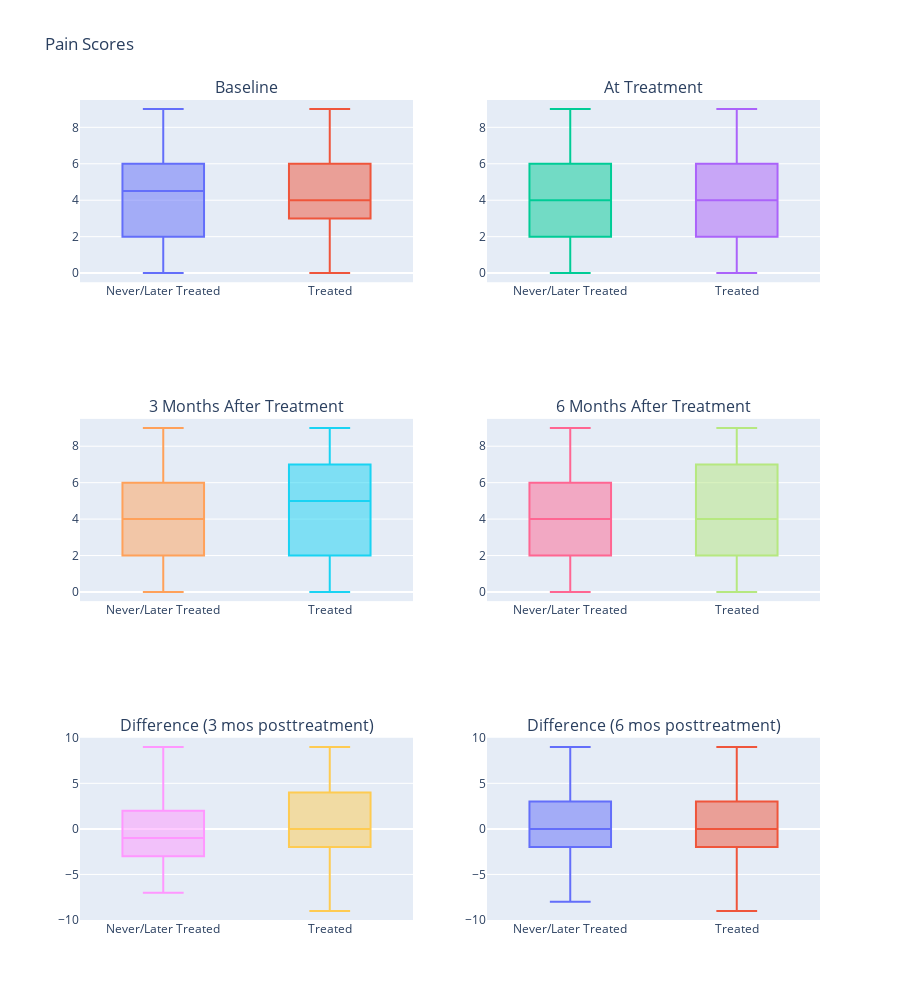
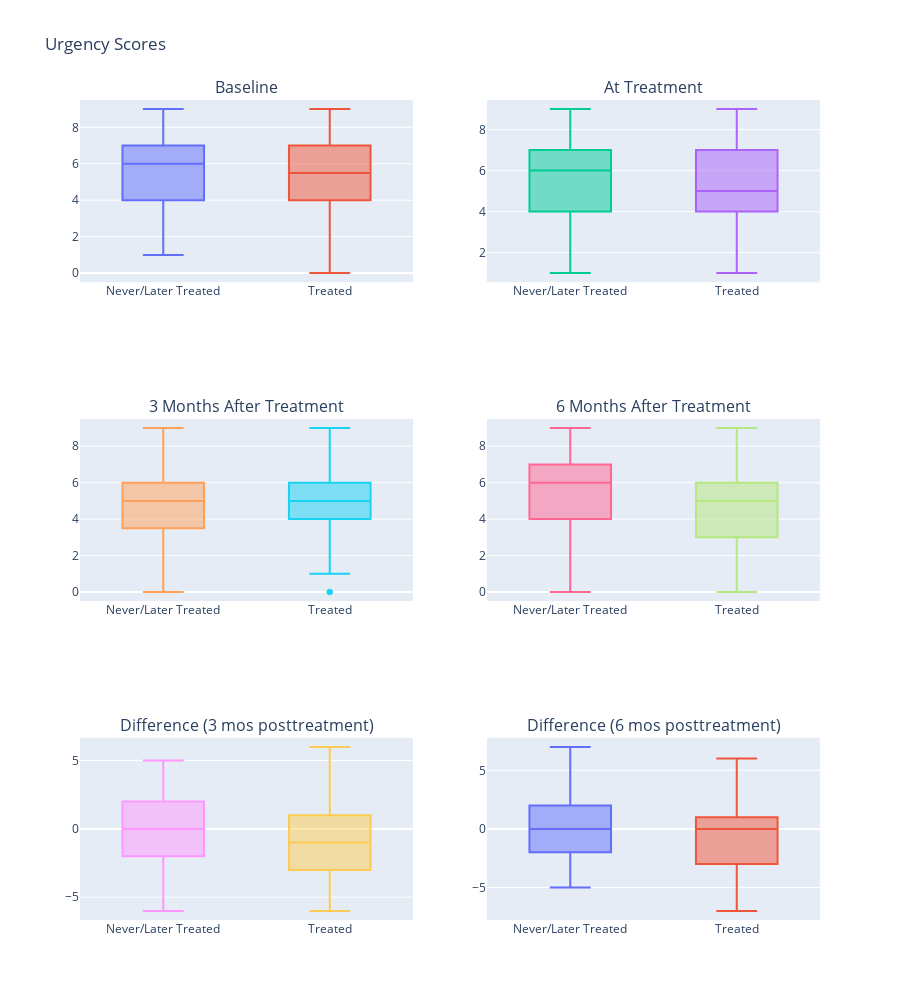
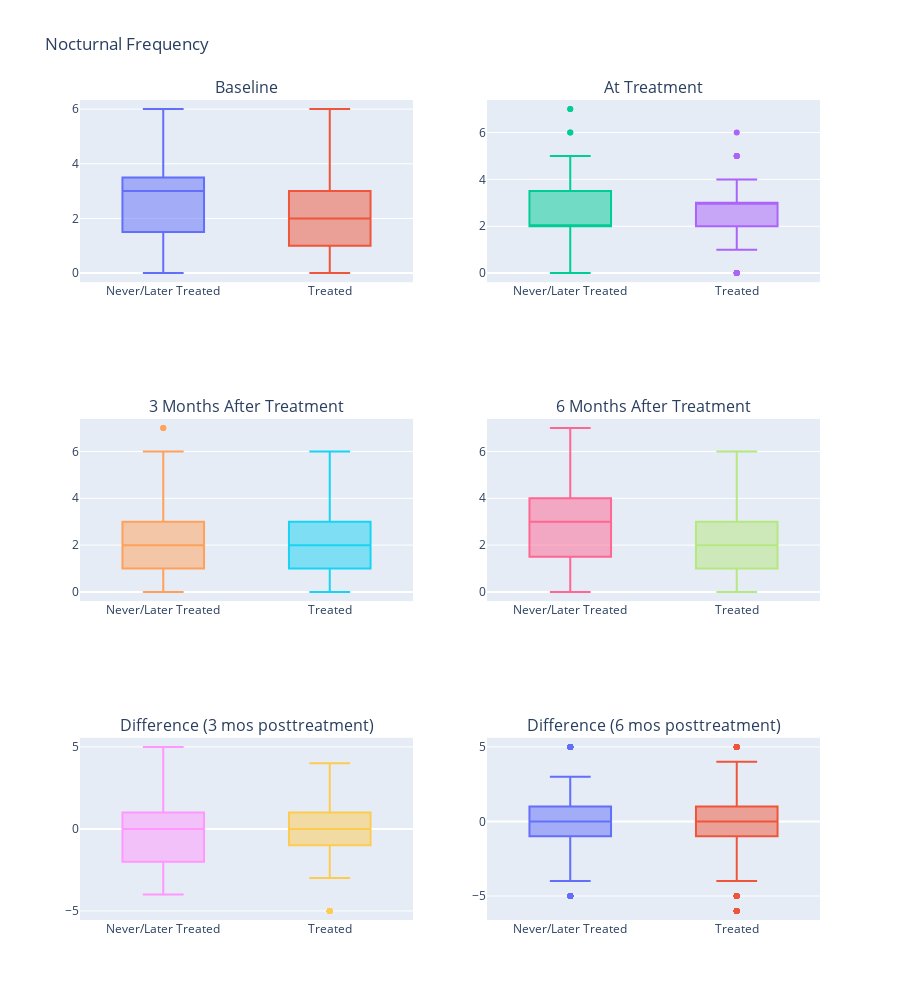

Source (notebook cell) for these figures, in order:
### Code cell
import plotly.graph_objects as go
from plotly.subplots import make_subplots


def boxplots(column: str, name: str):
    fig = make_subplots(
        len(data_collections) // 2,
        2,
        subplot_titles=[title for title in data_collections.keys()],
    )

    for i, (t, c) in enumerate(data_collections.values()):
        fig.add_trace(
            go.Box(y=c[column], name="Never/Later Treated"),
            row=i // 2 + 1,
            col=i % 2 + 1,
        )

        fig.add_trace(
            go.Box(y=t[column], name="Treated"),
            row=i // 2 + 1,
            col=i % 2 + 1,
        )

    fig.update_layout(title_text=name, showlegend=False, height=1000)

    fig.show()


boxplots("pain", "Pain Scores")
boxplots("urgency", "Urgency Scores")
boxplots("nocturnal frequency", "Nocturnal Frequency")

### Figure 1 — Plotly figure (JSON) as saved in the notebook; plotly's stock layout.template omitted (floating-point values rounded to 4 significant figures; data arrays with more than 128 entries replaced by an {"elided": "..."} marker saying what was removed)
{"data": [{"name": "Never/Later Treated", "type": "box", "xaxis": "x", "y": [3, 7, 2, 0, 5, 7, 5, 6, 7, 4, 6, 0, 5, 6, 6, 3, 3, 6, 4, 5, 3, 8, 4, 0, 5, 6, 8, 4, 1, 4, 5, 7, 8, 6, 1, 5, 0, 4, 8, 8, 4, 3, 2, 6, 6, 8, 5, 8, 0, 9, 9, 0, 7, 5, 2, 0, 2, 6, 7, 0, 2, 1, 4, 7, 3, 7, 5, 0, 4, 3, 0, 4, 8, 2, 9, 0, 9, 0, 2, 8, 1, 1, 9, 5, 3, 3, 5, 4, 6, 7, 4, 3, 7, 0, 5, 3, 6, 3, 6, 2], "yaxis": "y"}, {"name": "Treated", "type": "box", "xaxis": "x", "y": [3, 5, 7, 9, 7, 3, 5, 6, 4, 6, 2, 9, 4, 8, 4, 7, 3, 3, 0, 2, 1, 0, 8, 4, 8, 0, 4, 5, 4, 6, 6, 6, 4, 3, 2, 5, 8, 1, 3, 5, 3, 2, 7, 3, 4, 5, 3, 2, 5, 7, 0, 4, 0, 1, 2, 0, 4, 5, 1, 0, 7, 2, 4, 7, 3, 3, 8, 5, 4, 0, 8, 4, 8, 7, 7, 1, 6, 3, 7, 5, 3, 2, 6, 2, 3, 3, 7, 7, 5, 5, 7, 6, 2, 4, 5, 6, 9, 4, 3, 7], "yaxis": "y"}, {"name": "Never/Later Treated", "type": "box", "xaxis": "x2", "y": [1, 0, 5, 1, 6, 3, 5, 2, 5, 8, 9, 8, 4, 4, 6, 3, 0, 4, 7, 0, 5, 0, 4, 5, 8, 6, 6, 5, 0, 9, 7, 4, 0, 6, 2, 8, 3, 3, 0, 2, 6, 9, 2, 3, 6, 9, 4, 4, 3, 4, 4, 5, 5, 1, 5, 5, 3, 7, 0, 1, 7, 1, 5, 5, 5, 0, 8, 4, 2, 4, 7, 2, 6, 8, 5, 7, 1, 4, 9, 0, 8, 3, 0, 0, 2, 3, 6, 2, 9, 0, 8, 0, 2, 4, 4, 4, 1, 2, 4, 7], "yaxis": "y2"}, {"name": "Treated", "type": "box", "xaxis": "x2", "y": [6, 4, 1, 3, 4, 7, 8, 3, 4, 5, 6, 1, 2, 2, 4, 2, 0, 0, 2, 9, 2, 5, 4, 9, 5, 4, 7, 6, 7, 5, 3, 4, 6, 0, 7, 8, 0, 3, 4, 0, 3, 7, 6, 2, 2, 5, 9, 3, 9, 0, 0, 5, 7, 0, 3, 5, 6, 5, 7, 4, 0, 5, 3, 4, 9, 6, 5, 0, 8, 4, 2, 7, 6, 2, 5, 6, 5, 9, 0, 3, 1, 5, 1, 9, 3, 3, 4, 8, 6, 2, 7, 0, 7, 9, 4, 4, 3, 5, 6, 6], "yaxis": "y2"}, {"name": "Never/Later Treated", "type": "box", "xaxis": "x3", "y": [0, 6, 6, 5, 5, 0, 0, 3, 2, 2, 8, 4, 8, 5, 8, 8, 0, 0, 2, 4, 7, 3, 2, 4, 7, 5, 1, 2, 5, 6, 1, 3, 7, 5, 7, 3, 8, 7, 5, 4, 5, 5, 3, 9, 2, 5, 0, 3, 1, 8, 3, 4, 4, 5, 1, 2, 3, 3, 1, 2, 1, 8, 3, 0, 1, 2, 3, 5, 2, 4, 2, 5, 0, 6, 7, 3, 0, 3, 2, 0, 1, 7, 6, 4, 7, 3, 6, 7, 6, 9, 6, 7, 5, 4, 6, 5, 5, 4, 1, 0], "yaxis": "y3"}, {"name": "Treated", "type": "box", "xaxis": "x3", "y": [9, 6, 1, 7, 6, 8, 3, 3, 5, 1, 4, 5, 9, 6, 0, 9, 7, 7, 0, 9, 7, 5, 2, 8, 6, 2, 2, 6, 6, 4, 0, 0, 4, 1, 4, 1, 4, 5, 5, 8, 7, 3, 1, 6, 9, 1, 6, 8, 0, 9, 0, 4, 0, 9, 0, 6, 5, 4, 7, 6, 5, 0, 3, 4, 0, 1, 6, 2, 5, 9, 8, 7, 7, 6, 5, 3, 8, 3, 1, 5, 3, 1, 4, 3, 9, 4, 4, 9, 7, 1, 8, 0, 1, 4, 4, 4, 3, 6, 5, 7], "yaxis": "y3"}, {"name": "Never/Later Treated", "type": "box", "xaxis": "x4", "y": [4, 7, 0, 0, 8, 4, 8, 2, 4, 4, 3, 5, 2, 2, 2, 7, 5, 9, 9, 9, 3, 9, 5, 6, 6, 6, 5, 6, 7, 1, 5, 3, 5, 2, 5, 2, 2, 2, 8, 5, 5, 1, 2, 3, 3, 8, 9, 6, 9, 5, 3, 2, 7, 2, 5, 2, 8, 7, 4, 4, 0, 4, 4, 0, 3, 9, 1, 1, 1, 5, 9, 9, 3, 5, 0, 3, 3, 2, 6, 6, 1, 5, 6, 7, 5, 1, 7, 8, 1, 7, 5, 0, 1, 7, 0, 3, 2, 3, 3, 5], "yaxis": "y4"}, {"name": "Treated", "type": "box", "xaxis": "x4", "y": [8, 7, 2, 1, 8, 7, 3, 4, 3, 3, 3, 5, 9, 0, 3, 7, 2, 7, 0, 9, 0, 8, 3, 7, 3, 6, 3, 0, 1, 0, 8, 6, 0, 5, 5, 3, 3, 4, 6, 1, 6, 1, 2, 7, 6, 0, 9, 8, 2, 9, 0, 6, 1, 7, 8, 5, 6, 2, 9, 9, 0, 0, 5, 2, 0, 8, 7, 6, 5, 4, 5, 3, 5, 4, 1, 4, 3, 8, 7, 1, 5, 2, 9, 3, 1, 3, 0, 3, 5, 3, 5, 3, 8, 8, 8, 4, 5, 5, 4, 9], "yaxis": "y4"}, {"name": "Never/Later Treated", "type": "box", "xaxis": "x5", "y": {"elided": "5050 int values"}, "yaxis": "y5"}, {"name": "Treated", "type": "box", "xaxis": "x5", "y": {"elided": "5050 int values"}, "yaxis": "y5"}, {"name": "Never/Later Treated", "type": "box", "xaxis": "x6", "y": {"elided": "5050 int values"}, "yaxis": "y6"}, {"name": "Treated", "type": "box", "xaxis": "x6", "y": {"elided": "5050 int values"}, "yaxis": "y6"}], "layout": {"annotations": [{"font": {"size": 16}, "showarrow": false, "text": "Baseline", "x": 0.225, "xanchor": "center", "xref": "paper", "y": 1, "yanchor": "bottom", "yref": "paper"}, {"font": {"size": 16}, "showarrow": false, "text": "At Treatment", "x": 0.775, "xanchor": "center", "xref": "paper", "y": 1, "yanchor": "bottom", "yref": "paper"}, {"font": {"size": 16}, "showarrow": false, "text": "3 Months After Treatment", "x": 0.225, "xanchor": "center", "xref": "paper", "y": 0.6111, "yanchor": "bottom", "yref": "paper"}, {"font": {"size": 16}, "showarrow": false, "text": "6 Months After Treatment", "x": 0.775, "xanchor": "center", "xref": "paper", "y": 0.6111, "yanchor": "bottom", "yref": "paper"}, {"font": {"size": 16}, "showarrow": false, "text": "Difference (3 mos posttreatment)", "x": 0.225, "xanchor": "center", "xref": "paper", "y": 0.2222, "yanchor": "bottom", "yref": "paper"}, {"font": {"size": 16}, "showarrow": false, "text": "Difference (6 mos posttreatment)", "x": 0.775, "xanchor": "center", "xref": "paper", "y": 0.2222, "yanchor": "bottom", "yref": "paper"}], "height": 1000, "showlegend": false, "title": {"text": "Pain Scores"}, "xaxis": {"anchor": "y", "domain": [0, 0.45]}, "xaxis2": {"anchor": "y2", "domain": [0.55, 1]}, "xaxis3": {"anchor": "y3", "domain": [0, 0.45]}, "xaxis4": {"anchor": "y4", "domain": [0.55, 1]}, "xaxis5": {"anchor": "y5", "domain": [0, 0.45]}, "xaxis6": {"anchor": "y6", "domain": [0.55, 1]}, "yaxis": {"anchor": "x", "domain": [0.7778, 1]}, "yaxis2": {"anchor": "x2", "domain": [0.7778, 1]}, "yaxis3": {"anchor": "x3", "domain": [0.3889, 0.6111]}, "yaxis4": {"anchor": "x4", "domain": [0.3889, 0.6111]}, "yaxis5": {"anchor": "x5", "domain": [0, 0.2222]}, "yaxis6": {"anchor": "x6", "domain": [0, 0.2222]}}}

### Figure 2 — Plotly figure (JSON) as saved in the notebook; plotly's stock layout.template omitted (floating-point values rounded to 4 significant figures; data arrays with more than 128 entries replaced by an {"elided": "..."} marker saying what was removed)
{"data": [{"name": "Never/Later Treated", "type": "box", "xaxis": "x", "y": [8, 5, 8, 7, 4, 9, 6, 5, 4, 5, 6, 4, 4, 8, 3, 3, 5, 4, 4, 5, 6, 9, 4, 7, 5, 3, 6, 8, 5, 4, 7, 7, 5, 3, 6, 5, 7, 7, 2, 4, 5, 8, 6, 5, 6, 6, 3, 4, 7, 9, 3, 6, 7, 9, 5, 9, 7, 7, 5, 3, 7, 4, 8, 8, 7, 4, 6, 5, 7, 5, 6, 4, 7, 8, 4, 6, 3, 4, 2, 4, 7, 4, 7, 9, 9, 4, 1, 6, 7, 7, 7, 9, 3, 2, 6, 7, 6, 5, 5, 3], "yaxis": "y"}, {"name": "Treated", "type": "box", "xaxis": "x", "y": [6, 4, 8, 5, 4, 7, 0, 8, 7, 4, 3, 4, 6, 2, 2, 7, 7, 6, 4, 7, 7, 9, 4, 5, 6, 5, 5, 3, 5, 8, 1, 6, 6, 5, 3, 7, 5, 6, 4, 4, 5, 8, 5, 6, 8, 8, 5, 7, 6, 8, 6, 5, 9, 2, 4, 9, 4, 7, 6, 4, 3, 6, 7, 8, 0, 6, 5, 4, 7, 4, 6, 5, 5, 5, 5, 5, 9, 3, 4, 8, 5, 4, 5, 7, 6, 5, 4, 3, 7, 5, 7, 7, 3, 7, 8, 6, 6, 9, 7, 7], "yaxis": "y"}, {"name": "Never/Later Treated", "type": "box", "xaxis": "x2", "y": [5, 4, 7, 5, 1, 5, 3, 7, 4, 8, 9, 9, 3, 4, 9, 9, 9, 3, 1, 8, 6, 6, 7, 5, 6, 5, 3, 4, 4, 5, 4, 4, 4, 3, 7, 6, 6, 5, 6, 6, 6, 7, 7, 7, 7, 8, 6, 4, 7, 6, 6, 6, 8, 4, 6, 3, 6, 6, 6, 5, 4, 8, 7, 9, 7, 4, 3, 5, 3, 6, 8, 6, 3, 8, 7, 4, 5, 4, 4, 5, 5, 2, 5, 6, 6, 5, 6, 8, 7, 4, 2, 2, 6, 9, 9, 6, 3, 4, 6, 9], "yaxis": "y2"}, {"name": "Treated", "type": "box", "xaxis": "x2", "y": [8, 7, 8, 5, 3, 4, 6, 3, 5, 9, 7, 5, 3, 4, 7, 7, 7, 5, 7, 6, 5, 7, 9, 4, 7, 4, 9, 8, 5, 5, 8, 2, 6, 6, 2, 8, 5, 3, 9, 9, 8, 6, 7, 5, 4, 7, 5, 6, 5, 3, 6, 5, 5, 5, 6, 4, 6, 6, 6, 6, 8, 6, 2, 4, 5, 3, 9, 5, 2, 6, 5, 1, 3, 9, 3, 4, 5, 4, 3, 4, 4, 3, 9, 7, 5, 7, 2, 4, 6, 9, 3, 8, 5, 3, 3, 5, 3, 5, 4, 6], "yaxis": "y2"}, {"name": "Never/Later Treated", "type": "box", "xaxis": "x3", "y": [7, 8, 7, 3, 3, 5, 4, 9, 2, 5, 6, 5, 8, 8, 6, 7, 3, 5, 6, 5, 6, 4, 4, 3, 6, 4, 7, 3, 7, 5, 4, 4, 5, 7, 6, 4, 3, 3, 6, 8, 3, 3, 5, 8, 4, 6, 7, 6, 9, 2, 5, 6, 5, 5, 4, 8, 5, 7, 0, 5, 1, 8, 4, 8, 6, 8, 6, 3, 4, 7, 5, 5, 3, 4, 4, 6, 5, 3, 6, 4, 5, 3, 4, 3, 2, 8, 4, 6, 5, 5, 5, 3, 6, 3, 6, 2, 2, 0, 2, 6], "yaxis": "y3"}, {"name": "Treated", "type": "box", "xaxis": "x3", "y": [2, 3, 6, 5, 4, 5, 9, 4, 6, 3, 3, 6, 4, 5, 2, 3, 5, 5, 3, 5, 7, 6, 5, 6, 5, 4, 6, 5, 6, 1, 6, 5, 6, 3, 0, 5, 0, 7, 4, 5, 8, 6, 5, 5, 1, 6, 5, 6, 7, 2, 7, 4, 6, 6, 9, 7, 3, 4, 5, 3, 6, 5, 3, 5, 5, 6, 6, 4, 5, 6, 5, 2, 5, 5, 6, 4, 9, 2, 5, 3, 4, 6, 5, 7, 6, 4, 8, 7, 5, 6, 2, 6, 2, 7, 2, 5, 4, 8, 7, 5], "yaxis": "y3"}, {"name": "Never/Later Treated", "type": "box", "xaxis": "x4", "y": [9, 5, 8, 9, 4, 2, 6, 7, 7, 6, 7, 5, 5, 0, 7, 6, 7, 5, 5, 4, 6, 3, 6, 0, 7, 3, 5, 6, 6, 4, 8, 4, 8, 5, 9, 8, 4, 4, 5, 5, 7, 9, 6, 6, 7, 5, 9, 4, 4, 4, 7, 5, 6, 9, 6, 5, 4, 1, 3, 9, 5, 5, 3, 7, 4, 6, 7, 5, 6, 7, 5, 7, 3, 5, 8, 6, 7, 7, 4, 8, 5, 4, 3, 7, 7, 7, 7, 6, 4, 5, 9, 3, 8, 6, 7, 6, 3, 7, 6, 6], "yaxis": "y4"}, {"name": "Treated", "type": "box", "xaxis": "x4", "y": [4, 5, 9, 3, 7, 4, 5, 1, 9, 6, 3, 5, 3, 5, 3, 6, 6, 6, 7, 6, 7, 4, 6, 2, 2, 6, 6, 2, 8, 6, 6, 4, 5, 3, 8, 4, 2, 6, 2, 8, 5, 3, 9, 3, 7, 8, 5, 6, 5, 6, 3, 6, 5, 6, 4, 5, 3, 7, 9, 9, 6, 5, 5, 3, 6, 9, 6, 8, 4, 3, 5, 4, 5, 8, 5, 0, 5, 2, 4, 5, 5, 7, 6, 3, 5, 3, 5, 3, 3, 5, 5, 4, 8, 4, 2, 3, 6, 7, 6, 2], "yaxis": "y4"}, {"name": "Never/Later Treated", "type": "box", "xaxis": "x5", "y": {"elided": "5050 int values"}, "yaxis": "y5"}, {"name": "Treated", "type": "box", "xaxis": "x5", "y": {"elided": "5050 int values"}, "yaxis": "y5"}, {"name": "Never/Later Treated", "type": "box", "xaxis": "x6", "y": {"elided": "5050 int values"}, "yaxis": "y6"}, {"name": "Treated", "type": "box", "xaxis": "x6", "y": {"elided": "5050 int values"}, "yaxis": "y6"}], "layout": {"annotations": [{"font": {"size": 16}, "showarrow": false, "text": "Baseline", "x": 0.225, "xanchor": "center", "xref": "paper", "y": 1, "yanchor": "bottom", "yref": "paper"}, {"font": {"size": 16}, "showarrow": false, "text": "At Treatment", "x": 0.775, "xanchor": "center", "xref": "paper", "y": 1, "yanchor": "bottom", "yref": "paper"}, {"font": {"size": 16}, "showarrow": false, "text": "3 Months After Treatment", "x": 0.225, "xanchor": "center", "xref": "paper", "y": 0.6111, "yanchor": "bottom", "yref": "paper"}, {"font": {"size": 16}, "showarrow": false, "text": "6 Months After Treatment", "x": 0.775, "xanchor": "center", "xref": "paper", "y": 0.6111, "yanchor": "bottom", "yref": "paper"}, {"font": {"size": 16}, "showarrow": false, "text": "Difference (3 mos posttreatment)", "x": 0.225, "xanchor": "center", "xref": "paper", "y": 0.2222, "yanchor": "bottom", "yref": "paper"}, {"font": {"size": 16}, "showarrow": false, "text": "Difference (6 mos posttreatment)", "x": 0.775, "xanchor": "center", "xref": "paper", "y": 0.2222, "yanchor": "bottom", "yref": "paper"}], "height": 1000, "showlegend": false, "title": {"text": "Urgency Scores"}, "xaxis": {"anchor": "y", "domain": [0, 0.45]}, "xaxis2": {"anchor": "y2", "domain": [0.55, 1]}, "xaxis3": {"anchor": "y3", "domain": [0, 0.45]}, "xaxis4": {"anchor": "y4", "domain": [0.55, 1]}, "xaxis5": {"anchor": "y5", "domain": [0, 0.45]}, "xaxis6": {"anchor": "y6", "domain": [0.55, 1]}, "yaxis": {"anchor": "x", "domain": [0.7778, 1]}, "yaxis2": {"anchor": "x2", "domain": [0.7778, 1]}, "yaxis3": {"anchor": "x3", "domain": [0.3889, 0.6111]}, "yaxis4": {"anchor": "x4", "domain": [0.3889, 0.6111]}, "yaxis5": {"anchor": "x5", "domain": [0, 0.2222]}, "yaxis6": {"anchor": "x6", "domain": [0, 0.2222]}}}

### Figure 3 — Plotly figure (JSON) as saved in the notebook; plotly's stock layout.template omitted (floating-point values rounded to 4 significant figures; data arrays with more than 128 entries replaced by an {"elided": "..."} marker saying what was removed)
{"data": [{"name": "Never/Later Treated", "type": "box", "xaxis": "x", "y": [1, 4, 1, 4, 1, 4, 4, 4, 3, 3, 0, 3, 1, 2, 0, 4, 2, 3, 3, 2, 1, 3, 4, 3, 3, 1, 3, 2, 3, 4, 4, 2, 0, 2, 1, 3, 3, 0, 4, 0, 2, 0, 3, 2, 4, 3, 2, 3, 1, 4, 2, 3, 2, 3, 2, 2, 3, 3, 2, 1, 1, 2, 1, 3, 1, 4, 0, 3, 4, 3, 2, 2, 2, 4, 2, 2, 6, 3, 3, 1, 5, 1, 3, 4, 2, 1, 1, 4, 1, 4, 4, 3, 3, 3, 4, 1, 5, 2, 4, 6], "yaxis": "y"}, {"name": "Treated", "type": "box", "xaxis": "x", "y": [0, 4, 2, 2, 1, 2, 4, 1, 3, 5, 1, 0, 0, 2, 3, 1, 3, 4, 2, 2, 0, 6, 2, 1, 3, 4, 2, 1, 3, 1, 4, 3, 2, 1, 2, 1, 2, 2, 4, 1, 2, 3, 0, 4, 4, 3, 1, 4, 0, 5, 3, 2, 4, 6, 3, 2, 3, 1, 3, 2, 2, 2, 1, 3, 5, 2, 2, 1, 4, 2, 2, 2, 3, 3, 3, 3, 1, 2, 2, 3, 5, 3, 3, 1, 2, 1, 1, 4, 4, 5, 4, 2, 1, 1, 3, 1, 2, 0, 5, 1], "yaxis": "y"}, {"name": "Never/Later Treated", "type": "box", "xaxis": "x2", "y": [4, 3, 7, 0, 2, 2, 3, 0, 4, 2, 2, 2, 2, 2, 2, 1, 2, 5, 1, 3, 2, 2, 0, 2, 5, 5, 3, 1, 4, 0, 2, 3, 3, 2, 3, 3, 2, 1, 1, 2, 3, 5, 6, 4, 1, 4, 1, 4, 2, 2, 2, 1, 4, 0, 2, 1, 1, 3, 3, 0, 0, 1, 2, 2, 3, 3, 3, 2, 5, 2, 3, 4, 4, 2, 3, 6, 3, 4, 2, 4, 2, 7, 3, 1, 2, 4, 3, 4, 5, 1, 3, 4, 2, 0, 2, 1, 0, 5, 0, 3], "yaxis": "y2"}, {"name": "Treated", "type": "box", "xaxis": "x2", "y": [3, 3, 3, 3, 3, 4, 3, 5, 2, 1, 4, 4, 0, 3, 1, 3, 1, 2, 4, 0, 2, 3, 1, 4, 5, 2, 1, 2, 2, 3, 2, 2, 1, 2, 3, 3, 3, 3, 3, 0, 1, 4, 3, 4, 2, 4, 0, 1, 3, 3, 0, 4, 4, 4, 2, 1, 2, 6, 2, 2, 0, 2, 3, 3, 2, 4, 0, 3, 2, 0, 1, 3, 3, 4, 0, 3, 5, 4, 3, 2, 4, 3, 3, 3, 1, 3, 0, 4, 3, 5, 3, 3, 4, 3, 5, 3, 2, 2, 1, 2], "yaxis": "y2"}, {"name": "Never/Later Treated", "type": "box", "xaxis": "x3", "y": [3, 2, 4, 2, 0, 0, 2, 1, 4, 2, 0, 2, 4, 2, 2, 2, 3, 1, 2, 1, 5, 3, 4, 2, 3, 1, 4, 3, 0, 2, 4, 1, 2, 0, 1, 1, 7, 3, 5, 1, 4, 3, 4, 7, 2, 3, 5, 5, 2, 3, 3, 3, 1, 3, 3, 2, 0, 4, 5, 0, 3, 3, 6, 2, 2, 3, 1, 1, 4, 3, 3, 2, 5, 2, 1, 3, 4, 1, 0, 1, 1, 3, 2, 1, 1, 0, 2, 3, 3, 2, 1, 4, 1, 4, 3, 3, 1, 3, 1, 2], "yaxis": "y3"}, {"name": "Treated", "type": "box", "xaxis": "x3", "y": [2, 5, 3, 1, 4, 2, 4, 6, 3, 3, 4, 1, 0, 1, 1, 2, 0, 1, 2, 2, 4, 4, 1, 3, 2, 3, 5, 3, 4, 0, 2, 1, 2, 3, 1, 2, 3, 4, 5, 3, 3, 5, 2, 3, 4, 2, 0, 3, 0, 2, 0, 2, 5, 1, 3, 0, 2, 1, 1, 2, 3, 2, 2, 2, 3, 5, 0, 1, 2, 4, 1, 5, 6, 2, 4, 2, 5, 1, 2, 3, 6, 3, 2, 1, 3, 2, 0, 2, 3, 2, 5, 2, 4, 1, 2, 0, 2, 1, 5, 1], "yaxis": "y3"}, {"name": "Never/Later Treated", "type": "box", "xaxis": "x4", "y": [1, 0, 5, 3, 4, 2, 3, 2, 2, 3, 3, 1, 3, 3, 2, 1, 3, 4, 3, 3, 1, 4, 1, 3, 0, 2, 3, 3, 2, 5, 2, 1, 5, 4, 0, 3, 1, 2, 1, 3, 3, 3, 4, 3, 0, 5, 0, 3, 7, 4, 2, 2, 6, 3, 4, 1, 2, 4, 3, 0, 5, 4, 3, 2, 5, 5, 1, 4, 5, 0, 0, 4, 2, 2, 5, 3, 5, 1, 5, 2, 1, 3, 2, 1, 3, 2, 4, 3, 2, 2, 1, 4, 2, 1, 2, 0, 1, 4, 3, 3], "yaxis": "y4"}, {"name": "Treated", "type": "box", "xaxis": "x4", "y": [2, 3, 0, 3, 6, 3, 4, 3, 4, 3, 2, 1, 0, 2, 0, 4, 3, 2, 1, 5, 1, 4, 1, 0, 6, 2, 2, 1, 3, 4, 3, 3, 4, 3, 1, 3, 2, 2, 3, 2, 3, 2, 4, 4, 1, 3, 1, 1, 5, 4, 4, 3, 2, 3, 2, 2, 2, 0, 1, 2, 4, 1, 0, 1, 0, 2, 2, 4, 1, 2, 2, 5, 3, 0, 3, 2, 0, 1, 0, 1, 2, 1, 2, 2, 1, 3, 2, 2, 4, 0, 4, 3, 3, 3, 2, 5, 0, 4, 2, 2], "yaxis": "y4"}, {"name": "Never/Later Treated", "type": "box", "xaxis": "x5", "y": {"elided": "5050 int values"}, "yaxis": "y5"}, {"name": "Treated", "type": "box", "xaxis": "x5", "y": {"elided": "5050 int values"}, "yaxis": "y5"}, {"name": "Never/Later Treated", "type": "box", "xaxis": "x6", "y": {"elided": "5050 int values"}, "yaxis": "y6"}, {"name": "Treated", "type": "box", "xaxis": "x6", "y": {"elided": "5050 int values"}, "yaxis": "y6"}], "layout": {"annotations": [{"font": {"size": 16}, "showarrow": false, "text": "Baseline", "x": 0.225, "xanchor": "center", "xref": "paper", "y": 1, "yanchor": "bottom", "yref": "paper"}, {"font": {"size": 16}, "showarrow": false, "text": "At Treatment", "x": 0.775, "xanchor": "center", "xref": "paper", "y": 1, "yanchor": "bottom", "yref": "paper"}, {"font": {"size": 16}, "showarrow": false, "text": "3 Months After Treatment", "x": 0.225, "xanchor": "center", "xref": "paper", "y": 0.6111, "yanchor": "bottom", "yref": "paper"}, {"font": {"size": 16}, "showarrow": false, "text": "6 Months After Treatment", "x": 0.775, "xanchor": "center", "xref": "paper", "y": 0.6111, "yanchor": "bottom", "yref": "paper"}, {"font": {"size": 16}, "showarrow": false, "text": "Difference (3 mos posttreatment)", "x": 0.225, "xanchor": "center", "xref": "paper", "y": 0.2222, "yanchor": "bottom", "yref": "paper"}, {"font": {"size": 16}, "showarrow": false, "text": "Difference (6 mos posttreatment)", "x": 0.775, "xanchor": "center", "xref": "paper", "y": 0.2222, "yanchor": "bottom", "yref": "paper"}], "height": 1000, "showlegend": false, "title": {"text": "Nocturnal Frequency"}, "xaxis": {"anchor": "y", "domain": [0, 0.45]}, "xaxis2": {"anchor": "y2", "domain": [0.55, 1]}, "xaxis3": {"anchor": "y3", "domain": [0, 0.45]}, "xaxis4": {"anchor": "y4", "domain": [0.55, 1]}, "xaxis5": {"anchor": "y5", "domain": [0, 0.45]}, "xaxis6": {"anchor": "y6", "domain": [0.55, 1]}, "yaxis": {"anchor": "x", "domain": [0.7778, 1]}, "yaxis2": {"anchor": "x2", "domain": [0.7778, 1]}, "yaxis3": {"anchor": "x3", "domain": [0.3889, 0.6111]}, "yaxis4": {"anchor": "x4", "domain": [0.3889, 0.6111]}, "yaxis5": {"anchor": "x5", "domain": [0, 0.2222]}, "yaxis6": {"anchor": "x6", "domain": [0, 0.2222]}}}
